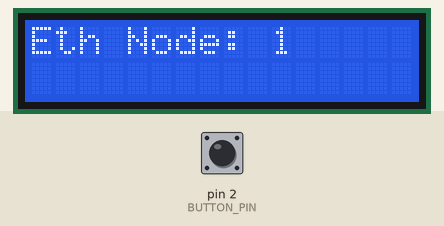
Simulated run of this sketch. Board: Arduino Nano, built with avr-gcc and run on an emulated ATmega328P. On the bench: 16×2 character LCD. The test bench sets the inputs (shaded band); at power-on: pin 2 (BUTTON_PIN) HIGH. WiFi joins after 1.5 s; servers stay silent unless stated.

Above: at 0.1 s.
At 2.2 s:
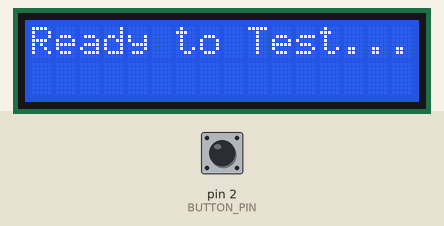
2.3 s: pin 2 (BUTTON_PIN) pulled LOW for 0.15 s
At 3.1 s:
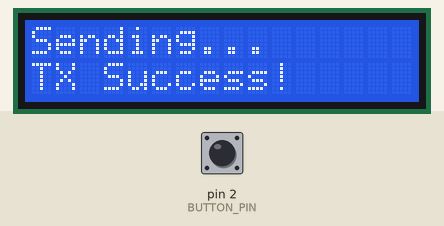
Timing chart, 0 to 5.3 s (numbered marks = the images above; inputs shaded):
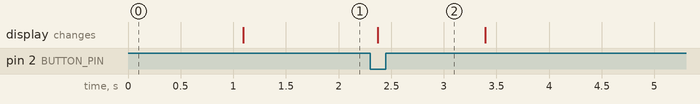

Measured:
- after the input at 2.3 s, the display: changes after 0.07 s (image 2)

The sketch:

SPI_RJ45_convert__v1.0_dual.ino
```cpp
#include <SPI.h>
#include <Ethernet.h>
#include <Wire.h>
#include <LiquidCrystal_I2C.h>

// --- CONFIGURATION ---
#define DEVICE_ID 1  // Change this to 2 for the second Arduino Nano

#define BUTTON_PIN 2
#define CS_PIN 10

LiquidCrystal_I2C lcd(0x27, 16, 2);
EthernetUDP Udp;
unsigned int localPort = 8888;
unsigned int remotePort = 8888;

// Network Settings based on Device ID
#if DEVICE_ID == 1
byte mac[] = { 0xDE, 0xAD, 0xBE, 0xEF, 0xFE, 0x01 };
IPAddress ip(192, 168, 1, 10);
IPAddress targetIP(192, 168, 1, 11);  // Points to Node 2
#else
byte mac[] = { 0xDE, 0xAD, 0xBE, 0xEF, 0xFE, 0x02 };
IPAddress ip(192, 168, 1, 11);
IPAddress targetIP(192, 168, 1, 10);  // Points to Node 1
#endif

bool lastButtonState = HIGH;

void setup() {
  pinMode(BUTTON_PIN, INPUT_PULLUP);

  lcd.init();
  lcd.backlight();
  lcd.print(F("Eth Node: "));
  lcd.print(DEVICE_ID);

  Ethernet.init(CS_PIN);
  Ethernet.begin(mac, ip);

  lcd.setCursor(0, 1);
  if (Ethernet.hardwareStatus() == EthernetNoHardware) {
    lcd.print(F("No Eth Hardware"));
    while (true)
      ;
  }

  Udp.begin(localPort);
  delay(1000);

  lcd.clear();
  lcd.print(F("Ready to Test..."));
}

void loop() {
  // --- 1. RECEIVE LOGIC ---
  int packetSize = Udp.parsePacket();
  if (packetSize > 0) {
    char packetBuffer[32] = { 0 };
    Udp.read(packetBuffer, sizeof(packetBuffer) - 1);

    lcd.clear();
    lcd.print(F("RX Packet:"));
    lcd.setCursor(0, 1);
    lcd.print(packetBuffer);
  }

  // --- 2. TRANSMIT LOGIC (Button Press) ---
  bool currentButtonState = digitalRead(BUTTON_PIN);
  if (currentButtonState == LOW && lastButtonState == HIGH) {
    delay(50);  // Simple Debounce

    lcd.clear();
    lcd.print(F("Sending..."));

    Udp.beginPacket(targetIP, remotePort);
    Udp.write("Ethernet test OK");

    if (Udp.endPacket() == 1) {
      lcd.setCursor(0, 1);
      lcd.print(F("TX Success!"));
    } else {
      lcd.setCursor(0, 1);
      lcd.print(F("TX Failed"));
    }
    delay(1000);
    lcd.clear();
    lcd.print(F("Ready to Test..."));
  }
  lastButtonState = currentButtonState;
}
```
